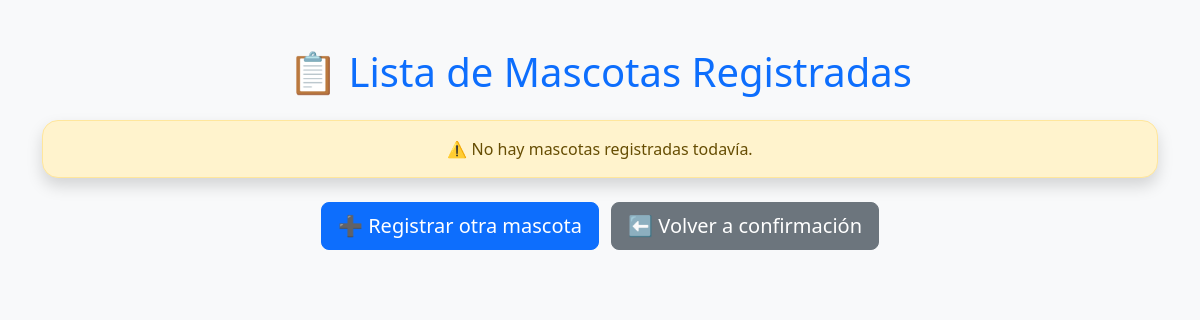
Before: /views/listmas.php with the older database file.
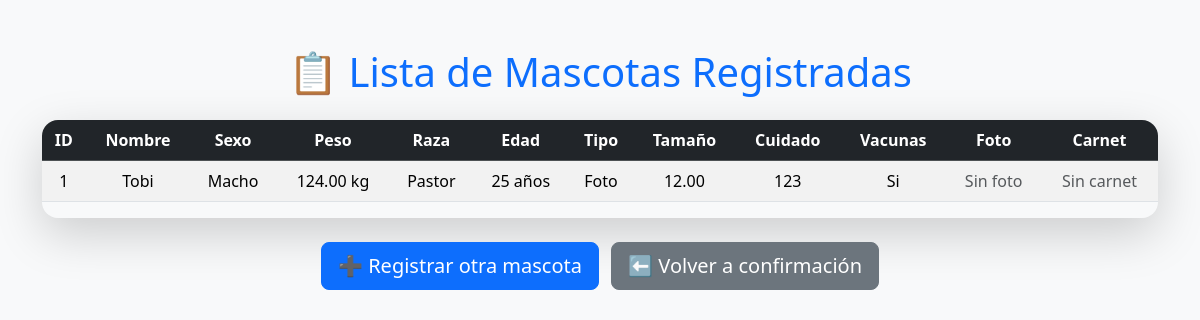
After: the same page with the newer database file.
### tables this page shows
CREATE TABLE `mascota` (
  `idmas` bigint(11) NOT NULL,
  `idusu` bigint(11) DEFAULT NULL,
  `nommas` varchar(100) DEFAULT NULL,
  `sexmas` varchar(100) DEFAULT NULL,
  `pesomas` decimal(5,2) DEFAULT NULL,
  `razamas` varchar(100) DEFAULT NULL,
  `edadmas` int(4) DEFAULT NULL,
  `tipomas` varchar(100) DEFAULT NULL,
  `tammas` decimal(5,2) DEFAULT NULL,
  `cuidmas` varchar(300) DEFAULT NULL,
  `vacmas` varchar(300) DEFAULT NULL,
  `carmas` varchar(500) DEFAULT NULL,
  `fotmas` varchar(500) DEFAULT NULL
);

### models/conexion.php (called while the page is built)
<?php
    class conexion {
        public function get_conexion(){
            include("data.php");
            $conexion = new PDO("mysql:host=$host;dbname=$db;charset=utf8", $user, $pass);
            return $conexion;
        }
    }
?>

### models/mmas.php (called while the page is built, shortened)
<?php
require_once "conexion.php";
class Mascota {
    private $db;
    public function __construct() {
        $conexion = new Conexion();
        $this->db = $conexion->get_conexion();
    }
    public function listarMascotas() {
        $sql = "SELECT m.idmas, m.idusu, m.nommas, m.sexmas, m.pesomas, m.razamas, m.edadmas,
                       m.tipomas, m.tammas, m.cuidmas, m.vacmas, m.carmas, m.fotmas,
                       u.nomusu
                FROM mascota m
                JOIN usuario u ON m.idusu = u.idusu
                ORDER BY m.idmas DESC";
        try {
            $stmt = $this->db->query($sql);
            return $stmt->fetchAll(PDO::FETCH_ASSOC);
        } catch (PDOException $e) {
            error_log("Error al listar mascotas: " . $e->getMessage());
            return [];
        }
    }
}
?>

### views/listmas.php (the view, shortened to what this page needs)
<?php
require_once "../models/mmas.php";
$mascota = new Mascota();
$mascotas = $mascota->listarMascotas();
?>
<!DOCTYPE html>
<html lang="es">
<head>
    <link href="https://cdn.jsdelivr.net/npm/bootstrap@5.3.2/dist/css/bootstrap.min.css" rel="stylesheet">
</head>
<body class="bg-light">
    <div class="container py-5">
        <h1 class="mb-4 text-center text-primary">📋 Lista de Mascotas Registradas</h1>
        <?php if (!empty($mascotas)): ?>
            <div class="table-responsive shadow-lg rounded-4">
                <table class="table table-striped table-hover align-middle text-center">
                    <thead class="table-dark">
                        <tr>
                            <th>ID</th>
                            <th>Nombre</th>
                            <th>Sexo</th>
                            <th>Peso</th>
                            <th>Raza</th>
                            <th>Edad</th>
                            <th>Tipo</th>
                            <th>Tamaño</th>
                            <th>Cuidado</th>
                            <th>Vacunas</th>
                            <th>Foto</th>
                            <th>Carnet</th>
                        </tr>
                    </thead>
                    <tbody>
                        <?php foreach ($mascotas as $m): ?>
                            <tr>
                                <td><?= htmlspecialchars($m['idmas']) ?></td>
                                <td><?= htmlspecialchars($m['nommas']) ?></td>
                                <td><?= htmlspecialchars($m['sexmas']) ?></td>
                                <td><?= htmlspecialchars($m['pesomas']) ?> kg</td>
                                <td><?= htmlspecialchars($m['razamas']) ?></td>
                                <td><?= htmlspecialchars($m['edadmas']) ?> años</td>
                                <td><?= htmlspecialchars($m['tipomas']) ?></td>
                                <td><?= htmlspecialchars($m['tammas']) ?></td>
                                <td><?= htmlspecialchars($m['cuidmas']) ?></td>
                                <td><?= htmlspecialchars($m['vacmas']) ?></td>
                                <td>
                                    <?php if (!empty($m['fotmas'])): ?>
                                        <img src="../<?= $m['fotmas'] ?>" width="80" class="rounded shadow">
                                    <?php else: ?>
                                        <span class="text-muted">Sin foto</span>
                                    <?php endif; ?>
                                </td>
                                <td>
                                    <?php if (!empty($m['carmas'])): ?>
                                        <img src="../<?= $m['carmas'] ?>" width="80" class="rounded shadow">
                                    <?php else: ?>
                                        <span class="text-muted">Sin carnet</span>
                                    <?php endif; ?>
                                </td>
                            </tr>
                        <?php endforeach; ?>
                    </tbody>
                </table>
            </div>
        <?php else: ?>
            <div class="alert alert-warning text-center rounded-4 shadow">
                ⚠️ No hay mascotas registradas todavía.
            </div>
        <?php endif; ?>
        <div class="mt-4 text-center">
            <a href="vmas.php" class="btn btn-primary btn-lg me-2">➕ Registrar otra mascota</a>
            <a href="confirmacion.php" class="btn btn-secondary btn-lg">⬅️ Volver a confirmación</a>
        </div>
    </div>
</body>
</html>

Changed rows visible on the page:
added mascota: idmas "1", nommas "Tobi", sexmas "Macho", pesomas "124.00", razamas "Pastor", edadmas "25", tipomas "Foto", tammas "12.00", cuidmas "123", vacmas "Si", shows "Sin foto", shows "Sin carnet"
Other visible differences:
text no longer shown: "⚠️ No hay mascotas registradas todavía."
text now shown: "ID Nombre Sexo Peso Raza Edad Tipo Tamaño Cuidado Vacunas Foto Carnet"
